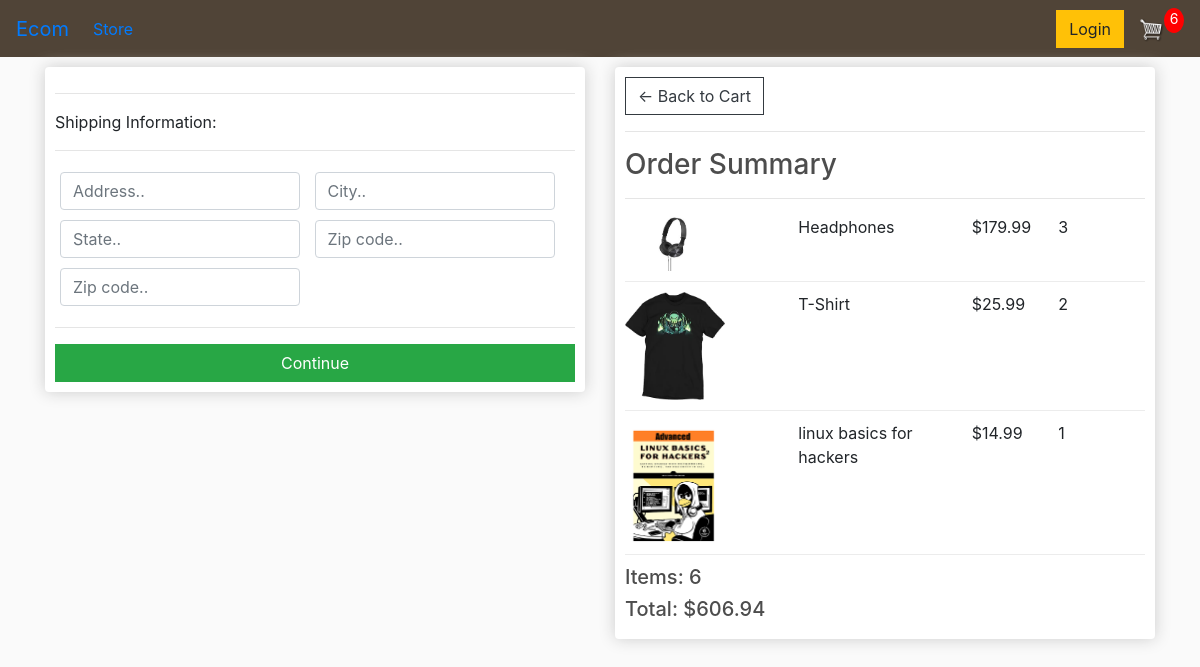
The app's page /checkout/ (signed in) with its own data.
### store/models.py (models this page shows, shortened)
class OrderItem(models.Model):
    product = models.ForeignKey(Product, on_delete=models.SET_NULL,  null=True, blank=True)
    order = models.ForeignKey(Order, on_delete=models.SET_NULL,  null=True, blank=True)
    quantity = models.IntegerField(default=0, null=True, blank=True)
    date_added = models.DateTimeField(auto_now_add=True)
    @property
    def get_total(self):
        total = self.product.price * self.quantity
        return total

class Product(models.Model):
    name = models.CharField(max_length=200, null=True)
    price = models.DecimalField(max_digits=7, decimal_places=2)
    digital = models.BooleanField(default=False, null=True, blank=False)
    image = models.ImageField(null=True, blank=True)
    @property
    def imageURL(self):
        try:
            url = self.image.url
        except:
            url = ''
        return url

class Order(models.Model):
    customer = models.ForeignKey(Customer, on_delete=models.SET_NULL,  null=True, blank=True)
    date_orderd = models.DateTimeField(auto_now_add=True)
    complete = models.BooleanField(default=False, null=True, blank=False)
    transaction_id = models.CharField(max_length=200, null=True)
    @property
    def shipping(self):
        shipping = False
        orderitems = self.orderitem_set.all()
        for i in orderitems:
            if i.product.digital == False:
                shipping = True
        return shipping
    @property
    def get_cart_total(self):
        orderitems = self.orderitem_set.all()
        total = sum([item.get_total for item in orderitems])
        return total
    @property
    def get_cart_items(self):
        orderitems = self.orderitem_set.all()
        total = sum([item.quantity for item in orderitems])
        return total

### store/views.py (the view)
# urls.py: path('checkout/', views.checkout, name="checkout"),
def checkout(request):
    data = cartData(request)
    cartItems = data['cartItems']
    order = data['order']
    items = data['items']
    context = {'items':items,'order':  order,'cartItems':cartItems}
    return render(request, 'store/checkout.html', context)

### store/utils.py (called while the page is built)
def cartData(request):
    if request.user.is_authenticated:
        customer = request.user.customer
        order, created = Order.objects.get_or_create(customer=customer, complete=False )
        items = order.orderitem_set.all()
        cartItems = order.get_cart_items
    else:
        cookieData =  cookieCart(request)
        cartItems = cookieData['cartItems']
        order = cookieData['order']
        items = cookieData['items']
    return {'cartItems': cartItems, 'order': order,'items':items }

### store/templates/store/checkout.html (shortened to what this page needs)
{% extends 'store/main.html' %}
{% load static %}
{% block content %}
     <div class="row">
		<div class="col-lg-6">
			<div class="box-element" id="form-wrapper">
				<form id="form">
					<div id="shipping-info">
						<hr>
						<p>Shipping Information:</p>
						<hr>
						<div class="form-field">
							<input class="form-control" type="text" name="address" placeholder="Address..">
						</div>
						<div class="form-field">
							<input class="form-control" type="text" name="city" placeholder="City..">
						</div>
						<div class="form-field">
							<input class="form-control" type="text" name="state" placeholder="State..">
						</div>
						<div class="form-field">
							<input class="form-control" type="text" name="zipcode" placeholder="Zip code..">
						</div>
						<div class="form-field">
							<input class="form-control" type="text" name="country" placeholder="Zip code..">
						</div>
					</div>
					<hr>
					<input id="form-button" class="btn btn-success btn-block" type="submit" value="Continue">
				</form>
			</div>
			<br>
		</div>
		<div class="col-lg-6">
			<div class="box-element">
				<a  class="btn btn-outline-dark" href="{% url 'cart' %}">&#x2190; Back to Cart</a>
				<hr>
				<h3>Order Summary</h3>
				<hr>
				{% for item in items %}
				<div class="cart-row">
					<div style="flex:2"><img class="row-image" src="{{item.product.imageURL}}"></div>
					<div style="flex:2"><p>{{item.product.name}}</p></div>
					<div style="flex:1"><p>${{item.product.price}}</p></div>
					<div style="flex:1"><p>{{item.quantity}}</p></div>
				</div>
				{% endfor %}
				<h5>Items: {{ order.get_cart_items}}</h5>
				<h5>Total: ${{order.get_cart_total|floatformat:2}}</h5>
			</div>
		</div>
	</div>
{% endblock content %}

### static/css/main.css (style rules this page uses)
body { background-color: hsl(0, 0%, 98%); }
h1,h2,h3,h4,h5,h6 { color:hsl(0, 0%, 30%); }
.box-element { box-shadow:hsl(0, 0%, 80%) 0 0 16px; background-color: #fff; border-radius: 4px; padding: 10px; }
.col-lg-4, .col-lg-6, .col-lg-8, .col-lg-12 { margin-top: 10px; }
.btn { border-radius: 0; }
.row-image { width: 100px; }
.form-field { width:250px; display: inline-block; padding: 5px; }
.cart-row { display: flex; align-items: flex-stretch; padding-bottom: 10px; margin-bottom: 10px; border-bottom: 1px solid #ececec; }

### records on screen
OrderItem: product.imageURL (picture), product.name "Headphones", product.price "179.99", quantity "3"
OrderItem: product.imageURL (picture), product.name "T-Shirt", product.price "25.99", quantity "2"
OrderItem: product.imageURL (picture), product.name "linux basics for hackers", product.price "14.99", quantity "1"
Order: get_cart_items "6", get_cart_total "606.94"

### other values on screen
{{ cartItems }} "6"
